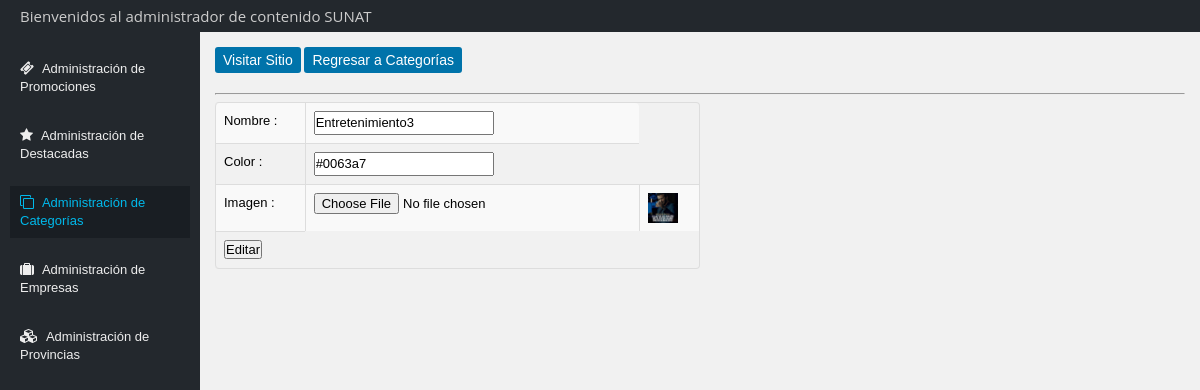
/index.php/categorias/form/1, run on the app's committed database.
### tables this page shows
CREATE TABLE IF NOT EXISTS `categorias` (
  `id` int(11) NOT NULL,
  `categoria` varchar(30) NOT NULL,
  `color` varchar(10) NOT NULL,
  `imagen` int(11) NOT NULL DEFAULT '0'
);

CREATE TABLE IF NOT EXISTS `files` (
  `id` int(11) NOT NULL,
  `nombre` varchar(100) NOT NULL,
  `fecha` int(11) NOT NULL
);

### application/controllers/Categorias.php (called while the page is built, shortened)
<?php
class Categorias extends CI_Controller {
    public function __construct() {
        $this->load->database('default');
        $this->load->model('mcategorias');
        $this->load->model('mfiles');
    }
	public function form($id = false) {
        $this->load->model('mcategorias');
		$data['data'] = $this->mcategorias->categorias_entrys($id);
		if ( $id )
			$this->load->view('admin/categoriasedit', $data);
		else
			$this->load->view('admin/categoriasedit');
	}
}

### index.php (called while the page is built, shortened)
<?php
require_once BASEPATH.'core/CodeIgniter.php';

### application/models/mcategorias.php (called while the page is built, shortened)
<?php
class Mcategorias extends CI_Model
{
    public function categorias_entrys($id = false)
    {
        if ( $id === false ) {
            $this->db->select('c.*, f.nombre');
            $this->db->from('categorias c');
            $this->db->join('files f', 'c.imagen = f.id', 'left');
        }
        else {
            $this->db->select('c.*, f.nombre');
            $this->db->from('categorias c');
            $this->db->join('files f', 'c.imagen = f.id', 'left');
            $this->db->where('c.id', $id);
        }
        $query = $this->db->get();
        if ( $query->num_rows() > 0 )
            return $query->result();
    }
}

### application/views/admin/categoriasedit.php (the view, shortened to what this page needs)
?><!DOCTYPE html>
<html lang="en" class="pannel-toolbar">
<head>
	<link rel="stylesheet" type="text/css" href="<?=base_url()?>css/style.css">
		<link rel="stylesheet" href="<?=base_url()?>css/font-awesome.min.css">
</head>
<body>
	<div id="container">
		<header>
			<div class="header-inner">
			   <h1>Bienvenidos al administrador de contenido SUNAT</h1>
			</div>
		</header>
		<div class="right-list-admin">
			<ul class="list-menu">
				<li><a href="<?=base_url()?>/index.php/promocion"><i class="fa fa-ticket"></i> Administración de Promociones</a></li>
				<li><a href="<?=base_url()?>index.php/destacadas"><i class="fa fa-star"></i> Administración de Destacadas</a></li>
				<li><a class="active" href="<?=base_url()?>index.php/categorias"><i class="fa fa-clone"></i> Administración de Categorías</a></li>
				<li><a href="<?=base_url()?>index.php/empresas"><i class="fa fa-suitcase"></i> Administración de Empresas</a></li>
				<li><a href="<?=base_url()?>index.php/provincias"><i class="fa fa-cubes"></i> Administración de Provincias</a></li>
			</ul>
		</div>
	    <div class="right-content">
	        <div class="list-mod-panel">
				<h2><a href="<?=base_url()?>">Visitar Sitio</a></h2>
				<h2><a href="<?=base_url()?>/index.php/categorias">Regresar a Categorías</a></h2>
			</div>
		<?php $data = @$data[0]; ?>
		<hr>
		<?php if ( $data )
			echo form_open_multipart('categorias/edit/' . $data->id);
		else
			echo form_open_multipart('categorias/add');
		?>
			<table class="table table-bordered table-striped">
				<tr>
					<td>Nombre : </td><td><input type="text" name="categoria" value="<?=@$data->categoria?>"></td>
				</tr>
				<tr>
					<td>Color : </td><td><input type="text" name="color" value="<?=@$data->color?>"></td>
				</tr>
				<tr>
					<td>Imagen : </td><td><input type="file" name="userfile" size="20"></td>
					<?php if ( @$data->imagen ) { ?>
					<td>
						<img width="30" height="30" src="<?=base_url()?>uploads/<?=$data->nombre?>"><br>
					</td>
					<?php } ?>
				</tr>
				<tr>
					<td><input type="submit" value="<?=(@$data? 'Editar' : 'Crear')?>"></td>
				</tr>
			</table>
		</div>
	</div>
</body>
</html>

### data on the page
categorias: categoria "Entretenimiento3", color "#0063a7", files.nombre (picture)
